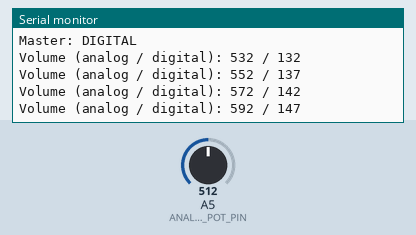
Simulated run of this sketch. Board: Arduino Uno, built with avr-gcc and run on an emulated ATmega328P. On the bench: the last lines printed to the serial monitor. The inputs (shaded band) are chosen by the test bench; at power-on: A5 (ANALOG_POT_PIN) = 512.

Above: at 1.5 s.
1.6 s: A5 (ANALOG_POT_PIN) set to 716
At 1.7 s:
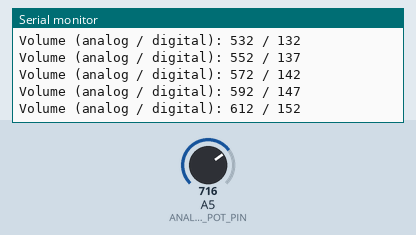
3.5 s: A5 (ANALOG_POT_PIN) set to 900
At 3.71 s:
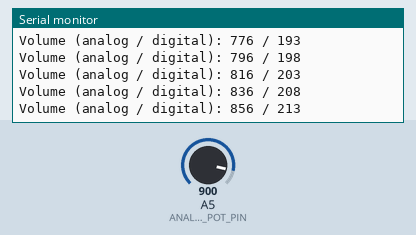
Timing chart, 0 to 6.5 s (numbered marks = the images above; inputs shaded):
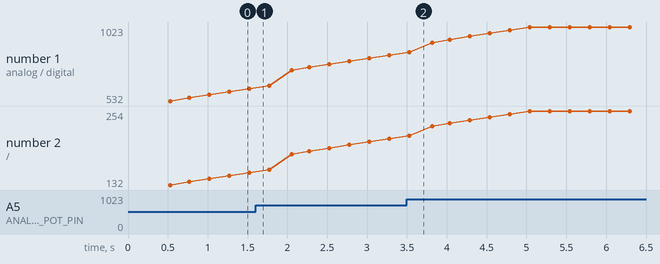

Measured:
- plotted number 1: 612 → 836 after the input at 1.6 s
- plotted number 2: 152 → 208 after the input at 1.6 s

The sketch:

main.ino
```cpp
/*
  Main controller for wireless potentiometer gadget.
*/

#include <arduino.h>
#include <EEPROM.h>
#include "MCP41100.h"
#include "AnalogPot.h"
#include "InfaredReceiver.h"

#define ANALOG_THRESHOLD 51
#define STEP_MODIFIER 20
const int DIGITAL_POT_PIN = 10;
const int ANALOG_POT_PIN = A5;
const int RECEIVER_PIN = 6;
const int LED_PIN = LED_BUILTIN;

struct Config {
  Command volumeUpCode;
  Command volumeDownCode;
} config;

const int VOLUME_UP = 1;
const int VOLUME_DOWN = -1;

boolean useDigital = false;
int prevAnalogVolume = 0;
int analogVolume = 0;

int volume = 0;

AnalogPot* analogPot;
InfaredReceiver* infaredReceiver;
MCP41100* digitalPot;

void setup() {
  Serial.begin(9600);

  pinMode(LED_PIN, OUTPUT);
  digitalWrite(LED_PIN, HIGH);

  analogPot = new AnalogPot(ANALOG_POT_PIN);
  infaredReceiver = new InfaredReceiver(RECEIVER_PIN);
  digitalPot = new MCP41100(DIGITAL_POT_PIN);

  volume = analogPot->read();

  Config c;

  config = EEPROM.get(0, c);

  if (config.volumeUpCode == 0 || config.volumeDownCode == 0) {
    pair();
  } else {
    printConfiguration();
  }
}

void loop() {
  analogVolume = analogPot->read();
  const int modifier = getModifierFromCommand();

  // Check if Analog Potentiometer should take precedence over digital
  if (useDigital && isAlphaSignificant(analogVolume, prevAnalogVolume)) {
    useDigital = false;
    Serial.println("Master: ANALOG");
  }

  if (!useDigital) {
    volume = analogVolume;
    prevAnalogVolume = analogVolume;
  }

  // Check if Digital should take precedence over analog
  if (!useDigital && modifier != 0) {
    useDigital = true;
    Serial.println("Master: DIGITAL");
  }

  if (useDigital) {
    changeDigitalVolume(modifier);
  }

  printVolume();

  delay(50);
  digitalPot->write(map(volume, 0, 1024, 0, 255));
}

int changeDigitalVolume(int alpha) {
  const int newVolume = volume + (alpha * STEP_MODIFIER);

  if (newVolume >= 1023) {
    volume = 1023;
  } else if (newVolume <= 0) {
    volume = 0;
  } else {
    volume = newVolume;
  }
}

void pair() {
  Serial.println("Before using this device, you'll need to pair your IR remote.\n");

  Serial.println("Let's start by pairing the Volume Up button on your remote. Press it a few times until you see a green light.");
  config.volumeUpCode = (Command) infaredReceiver->registerCommand(VOLUME_UP);

  Serial.println("\nSaving volume up command...\n");
  delay(5000);

  Serial.println("Great! Now we'll pair the Volume Down button. Press it a few times until you see a green light.");
  config.volumeDownCode = (Command) infaredReceiver->registerCommand(VOLUME_DOWN);

  EEPROM.put(0, config);
  printConfiguration();

  Serial.println("\n Your remote has been successfully paired. To reset this pairing, press the reset button on your device.\n");
}

void printConfiguration() {
  Serial.print("Volume up: \t");
  Serial.println(config.volumeUpCode);

  Serial.print("Volume down: \t");
  Serial.println(config.volumeDownCode);
  Serial.println("\n------------------------\n");
}

void printVolume() {
  Serial.print("Volume (analog / digital): ");
  Serial.print(volume);
  Serial.print(" / ");
  Serial.println(map(volume, 0, 1024, 0, 255));
}

int getModifierFromCommand() {
  const Command results = infaredReceiver->read();

  if (results == config.volumeUpCode) {
    blink(LED_PIN);
    return VOLUME_UP;
  }

  if (results == config.volumeDownCode) {
    blink(LED_PIN);
    return VOLUME_DOWN;
  }

  return 0;
}

boolean isAlphaSignificant(int value, int prevValue) {
  return value < prevValue - ANALOG_THRESHOLD || value > prevValue + ANALOG_THRESHOLD;
}

void blink(int pin) {
  digitalWrite(pin, LOW);
  delay(100);
  digitalWrite(pin, HIGH);
}
```

AnalogPot.cpp
```cpp
/*
  AnalogPot.cpp - Library for reading an analog potentiometer

  Default Pinout:
  | PIN 1: PA0   >  ? (Potentiometer A )
  | PIN 2: PW0   >  ? (Potentiometer Wiper)
  | PIN 3: PB0   >  ? (Potentiometer B)
  ————————————————————
*/

#include "arduino.h"
#include "AnalogPot.h"

AnalogPot::AnalogPot(int pin) {
  pinMode(pin, INPUT); // input pin for the potentiometer
  _pin = pin;
}

int AnalogPot::read() {
  return analogRead(_pin);
}
```

AnalogPot.h
```cpp
/*
  AnalogPot.h - Library header for reading an analog potentiometer
*/
#ifndef AnalogPot_h
#define AnalogPot_h

class AnalogPot {
  public:
    AnalogPot(int pin);
    int read();
  private:
    int _pin;
};

#endif
```

InfaredReceiver.cpp
```cpp
/*
  InfaredReceiver.cpp - Library for reading data using an AX-1838HS Infared Receiver

  Default Pinout:
  | PIN 1: ?   >  ? (?)
  ————————————————————
*/

#include "arduino.h"
#include "IRremote.h"
#include "InfaredReceiver.h"

InfaredReceiver::InfaredReceiver(int pin) {
  _pin = pin;

  receiver = new IRrecv(_pin);
  receiver->enableIRIn();
}

Command InfaredReceiver::read() {
  if (receiver->decode(&results)) {
    receiver->resume(); // Receive the next value
    return results.value;
  }

  delay(100);
  return -1; // no command received, don't register this read.
}

Command InfaredReceiver::registerCommand(byte command) {
  Command commandsReceived[COMMANDS_TO_CONFIRM];

  for (byte count = 0; count < COMMANDS_TO_CONFIRM;) {
    Command command = read();

    if (command != REPEAT && command != -1 && command != 4294967295) {
      Serial.print("Received potential command: ");
      Serial.println(command, DEC);
      // TODO: blink

      commandsReceived[count] = command;
      count++;
    }
  }

  return getMostFrequentCommand(commandsReceived);
}

int InfaredReceiver::compare(const void * a, const void * b) {
  return (*(Command*)a - *(Command*)b);
}

Command InfaredReceiver::getMostFrequentCommand(Command commands[]) {
  Command prevCommand = commands[0];
  byte currentCount = 1;

  Command mostFrequentCommand = prevCommand;
  byte maxCount = 0;

  qsort(commands, COMMANDS_TO_CONFIRM, sizeof(commands[0]), compare);

  for (byte i = 1; i < COMMANDS_TO_CONFIRM; i++) {
    if (commands[i] == prevCommand) {
      currentCount++;
    } else {
      if (currentCount > maxCount) {
        mostFrequentCommand = prevCommand;
        maxCount = currentCount;
      }

      prevCommand = commands[i];
      currentCount = 0;
    }
  }

  // TODO: blink 3 times rapidly
  return mostFrequentCommand;
}
```

InfaredReceiver.h
```cpp
/*
  InfaredReceiver.h - Library header for reading data using an AX-1838HS Infared Receiver
*/
#ifndef InfaredReceiver_h
#define InfaredReceiver_h

typedef unsigned long Command;

#include "IRremote.h"

#define COMMANDS_TO_CONFIRM 10

class IRRecv;

class InfaredReceiver {
  public:
    InfaredReceiver(int pin);
    Command read();
    Command registerCommand(byte command);
    Command getMostFrequentCommand(Command commands[]);
    static int compare(const void * a, const void * b);
  private:
    int _pin;
    decode_results results;
    IRrecv *receiver;
};


#endif
```

MCP41100.cpp
```cpp
/*
  MCP41100.cpp - Library for MCP41100 (digital potentiometer)

  Default Pinout:
  | PIN 1: CS    >  D10 (Chip Select)
  | PIN 2: SCLK  >  D13 (Serial Clock )
  | PIN 3: SI    >  D11 (Serial Data Input )
  | PIN 4: V     >  GND (Ground)
  | PIN 5: PA0   >  P0A (Potentiometer A )
  | PIN 6: PW0   >  P0W (Potentiometer Wiper)
  | PIN 7: PB0   >  P0B (Potentiometer B)
  | PIN 8: Vdd   >  VCC (5V)
  ————————————————————
*/

#include "arduino.h"
#include "MCP41100.h"
#include "SPI.h"

byte address = 0x11;
int CS_PIN = 10; // LOW = receive commands from SI_PIN

MCP41100::MCP41100(int pin) {
  pinMode(pin, OUTPUT); // set the SPI CS pin as output
  _pin = pin;

  SPI.begin();

  adjustResistance(0x00); // adjust max resistance
  adjustResistance(0x80); // adjust wiper to midpoint
  adjustResistance(0xFF); // adjust min resistance
}

void MCP41100::adjustResistance(char analogValue) {
  write(analogValue);
  delay(100);
}

void MCP41100::write(char value) {
  digitalWrite(CS_PIN, LOW);
  SPI.transfer(address);
  SPI.transfer(value);
  digitalWrite(CS_PIN, HIGH);
}
```

MCP41100.h
```cpp
/*
  MCP41100.cpp - Library header for MCP41100 (digital potentiometer)
*/
#ifndef MCP41100_h
#define MCP41100_h

class MCP41100 {
  public:
    MCP41100(int pin);
    void adjustResistance(char analogValue);
    void write(char analogValue);
  private:
    int _pin;
};

#endif
```
